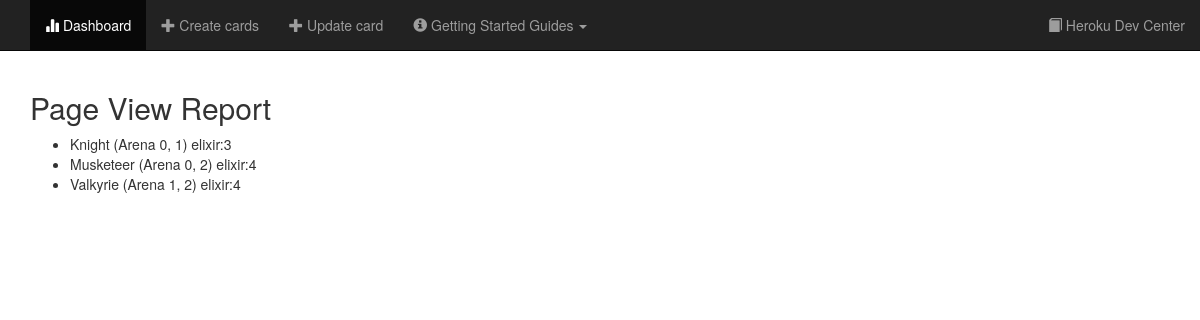
Page /db on the earlier database version.
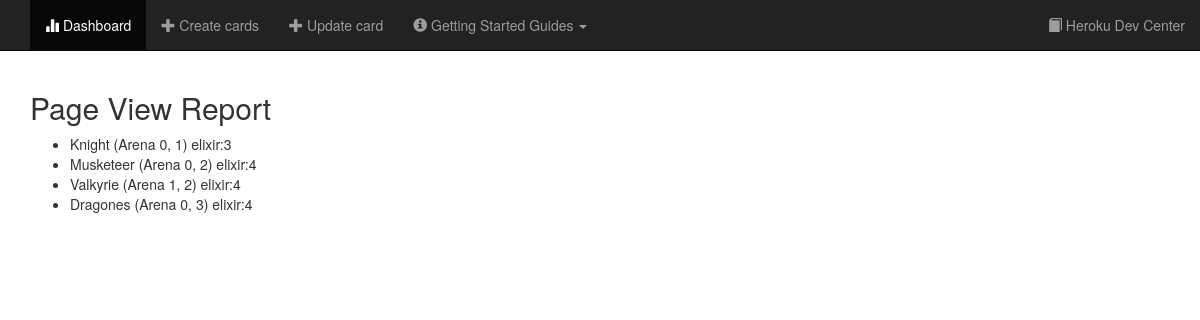
Same page on the later database version.
### hello/models.py (models this page shows, shortened)
class Card(models.Model):
  COMMON = 1
  RARE = 2
  EPIC = 3
  LEGENDARY = 4
  CARD_TYPES = (
    (COMMON, 'common'),
    (RARE, 'rare'),
    (EPIC, 'epic'),
    (LEGENDARY, 'legendary')
  )
  CARD_TYPES_IDICT = {
    'common': COMMON,
    'rare': RARE,
    'epic': EPIC,
    'legendary': LEGENDARY
  }
  name = models.CharField('name', primary_key=True, max_length=50)
  type = models.IntegerField('type', choices=CARD_TYPES)
  elixir = models.IntegerField('elixir')
  arena = models.IntegerField('arena')

### hello/views.py (the view)
# urls.py: url(r'^db', hello.views.db, name='db'),
def db(request):
  cards = Card.objects.all()
  return render(request, 'db.html', {'cards': cards})

### hello/templates/db.html
{% extends "base.html" %}
{% load staticfiles %}
{% block content %}
  <div class="container">
<h2>Page View Report</h2>
<ul>
{% for card in cards %}
    <li>{{ card.name }} (Arena {{ card.arena }}, {{ card.type }}) elixir:{{ card.elixir }}</li>
{% endfor %}
</ul>
</div>
{% endblock %}

Differences in the rows shown:
added Card: name "Dragones", arena "0", type "3", elixir "4"
